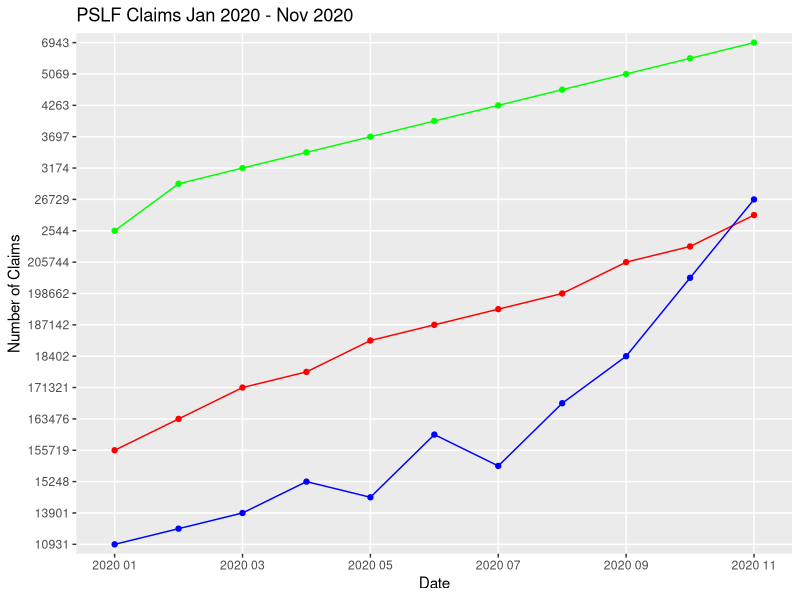

Reproduce this figure in R.
library(tidyverse)

#Manually importing the data into a dataframe because our data does not have a 
#csv file to import as.

claim_approved <- c("6943","5830","5069","4444","4263","4012","3697",
                    "3376","3174","2828","2544")
claim_denied <- c("263118","213535","205744","198662","192323","187142","187053",
                  "177422","171321","163476","155719")
claim_pending <- c("26729","20025","18402","16954","15252","15983","15041",
                   "15248","13901","12338","10931")
month <- c("2020 11", "2020 10", "2020 09", "2020 08","2020 07", "2020 06", "2020 05",
           "2020 04", "2020 03", "2020 02", "2020 01")
claimchart<- data.frame(month, claim_denied, claim_pending, claim_approved)

#Creating a Line chart, with red being denied claims, green as approved and blue as pending.
ggplot(data = claimchart, mapping = aes(x = month))+
  geom_line(data = claimchart, mapping = aes(x = month, y = claim_denied, group = 1), color="red")+
  geom_point(data = claimchart, mapping = aes(x = month, y = claim_denied, group = 1), color="red")+
  geom_line(data = claimchart, mapping = aes(x = month, y = claim_approved, group = 2), color="green")+
  geom_point(data = claimchart, mapping = aes(x = month, y = claim_approved, group = 2), color="green")+
  geom_line(data = claimchart, mapping = aes(x = month, y = claim_pending, group = 3), color="blue")+
  geom_point(data = claimchart, mapping = aes(x = month, y = claim_pending, group = 3), color="blue")+
  scale_x_discrete(breaks = function(x){x[c(TRUE, FALSE)]})+
scale_y_discrete(breaks = function(y){y[c(TRUE, FALSE)]})+
  labs(title = "PSLF Claims Jan 2020 - Nov 2020",
       x = "Date",
       y = "Number of Claims")




  
